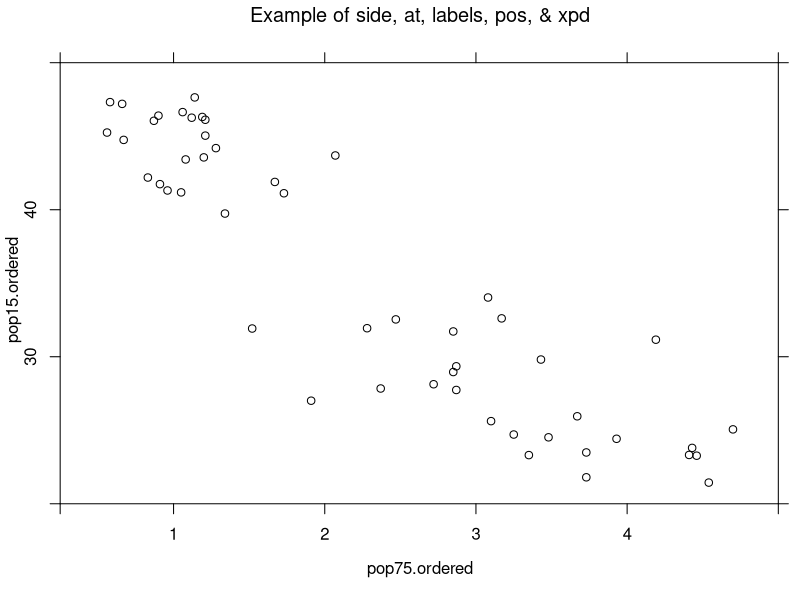

Source code (R):
ord = order( 
  LifeCycleSavings$pop75 
)
pop75.ordered = LifeCycleSavings$pop75[ ord ]
pop15.ordered = LifeCycleSavings$pop15[ ord ]

plot( 
  pop75.ordered, 
  pop15.ordered, 
  axes=FALSE 
  )
title( 
  main="Example of side, at, labels, pos, & xpd", 
  font.main=1,
  line=3 
  )
axis( 
  1, 
  at=c( .25, 1, 2, 3, 4, 5 ), 
  labels=c(NA, 1:4, NA), 
  pos=20, 
  xpd=TRUE 
  )
axis( 
  2, 
  at=c( 20, 30, 40, 50 ), 
  labels=c( NA, 30, 40, NA ), 
  pos=0.25, 
  xpd=TRUE 
  )
axis( 
  3, 
  at=c( 0.25, 1, 2, 3, 4, 5 ), 
  labels=FALSE, 
  pos=50, 
  xpd=TRUE 
  )
axis( 
  4, 
  at=c( 20, 30, 40, 50 ), 
  labels=FALSE, 
  pos=5, 
  xpd=TRUE 
  )
